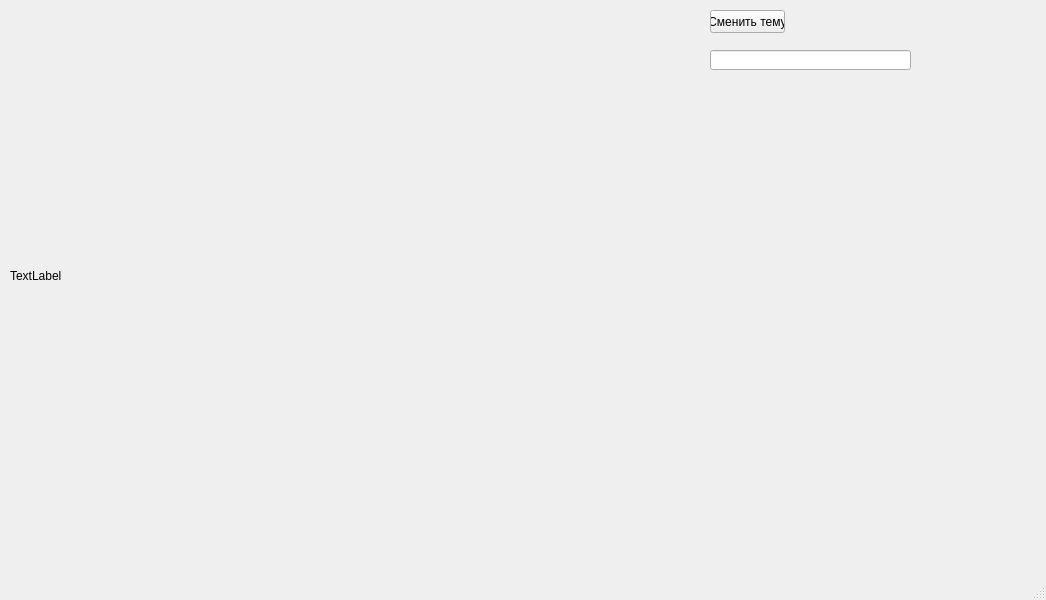
<?xml version="1.0" encoding="UTF-8"?>
<ui version="4.0">
 <class>MainWindow</class>
 <widget class="QMainWindow" name="MainWindow">
  <property name="geometry">
   <rect>
    <x>0</x>
    <y>0</y>
    <width>1046</width>
    <height>600</height>
   </rect>
  </property>
  <property name="windowTitle">
   <string>MainWindow</string>
  </property>
  <widget class="QWidget" name="centralwidget">
   <widget class="QLabel" name="map_label">
    <property name="geometry">
     <rect>
      <x>10</x>
      <y>10</y>
      <width>681</width>
      <height>531</height>
     </rect>
    </property>
    <property name="text">
     <string>TextLabel</string>
    </property>
   </widget>
   <widget class="QPushButton" name="theme_button">
    <property name="geometry">
     <rect>
      <x>710</x>
      <y>10</y>
      <width>75</width>
      <height>23</height>
     </rect>
    </property>
    <property name="text">
     <string>Сменить тему</string>
    </property>
   </widget>
   <widget class="QLineEdit" name="lineEdit">
    <property name="geometry">
     <rect>
      <x>710</x>
      <y>50</y>
      <width>201</width>
      <height>20</height>
     </rect>
    </property>
   </widget>
  </widget>
  <widget class="QMenuBar" name="menubar">
   <property name="geometry">
    <rect>
     <x>0</x>
     <y>0</y>
     <width>1046</width>
     <height>21</height>
    </rect>
   </property>
  </widget>
  <widget class="QStatusBar" name="statusbar"/>
 </widget>
 <resources/>
 <connections/>
</ui>
